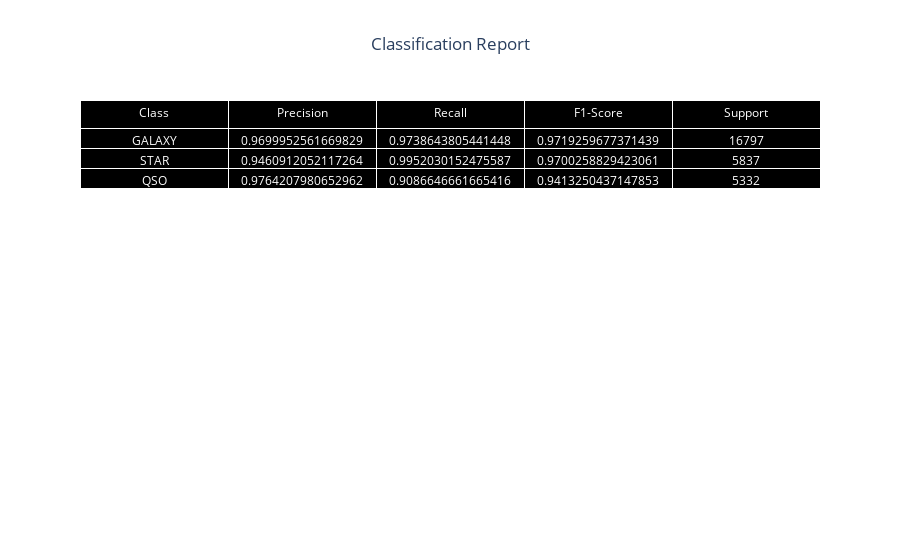

Write notebook code for a chart like this one.
### Code cell
import plotly.graph_objs as go
import pandas as pd
from sklearn.metrics import classification_report

# Assuming svm_clf is your trained Support Vector Machine classifier
svm_clf.fit(X_train, y_train)
y_pred = svm_clf.predict(X_test)

# Generate classification report
svm_cfr = classification_report(y_test, y_pred, target_names=classes, output_dict=True)

# Extract values from classification report
report_data = []
for label, metrics in svm_cfr.items():
    if label in classes:
        report_data.append([label, metrics['precision'], metrics['recall'], metrics['f1-score'], metrics['support']])

# Convert list to DataFrame
report_df = pd.DataFrame(report_data, columns=['Class', 'Precision', 'Recall', 'F1-Score', 'Support'])

# Create table trace with black background
table_trace = go.Table(
    header=dict(values=report_df.columns.tolist(), fill=dict(color='black'),  # Change header background color to blue
                font=dict(color='white'),  # Change header font color to white
                align='center'),
    cells=dict(values=[report_df['Class'], report_df['Precision'], report_df['Recall'], report_df['F1-Score'], report_df['Support']],
               fill=dict(color='black'),  # Change cell background color to black
               font=dict(color='white'),  # Change cell font color to white
               align='center'))

# Create figure
fig = go.Figure()

# Add table trace to figure
fig.add_trace(table_trace)

# Update layout
fig.update_layout(title='Classification Report', title_x=0.5)

# Show plot
fig.show()

### Figure 1 — Plotly figure (JSON) as saved in the notebook; plotly's stock layout.template omitted (floating-point values rounded to 4 significant figures)
{"data": [{"cells": {"align": "center", "fill": {"color": "black"}, "font": {"color": "white"}, "values": [["GALAXY", "STAR", "QSO"], [0.97, 0.9461, 0.9764], [0.9739, 0.9952, 0.9087], [0.9719, 0.97, 0.9413], [16797, 5837, 5332]]}, "header": {"align": "center", "fill": {"color": "black"}, "font": {"color": "white"}, "values": ["Class", "Precision", "Recall", "F1-Score", "Support"]}, "type": "table"}], "layout": {"title": {"text": "Classification Report", "x": 0.5}}}
